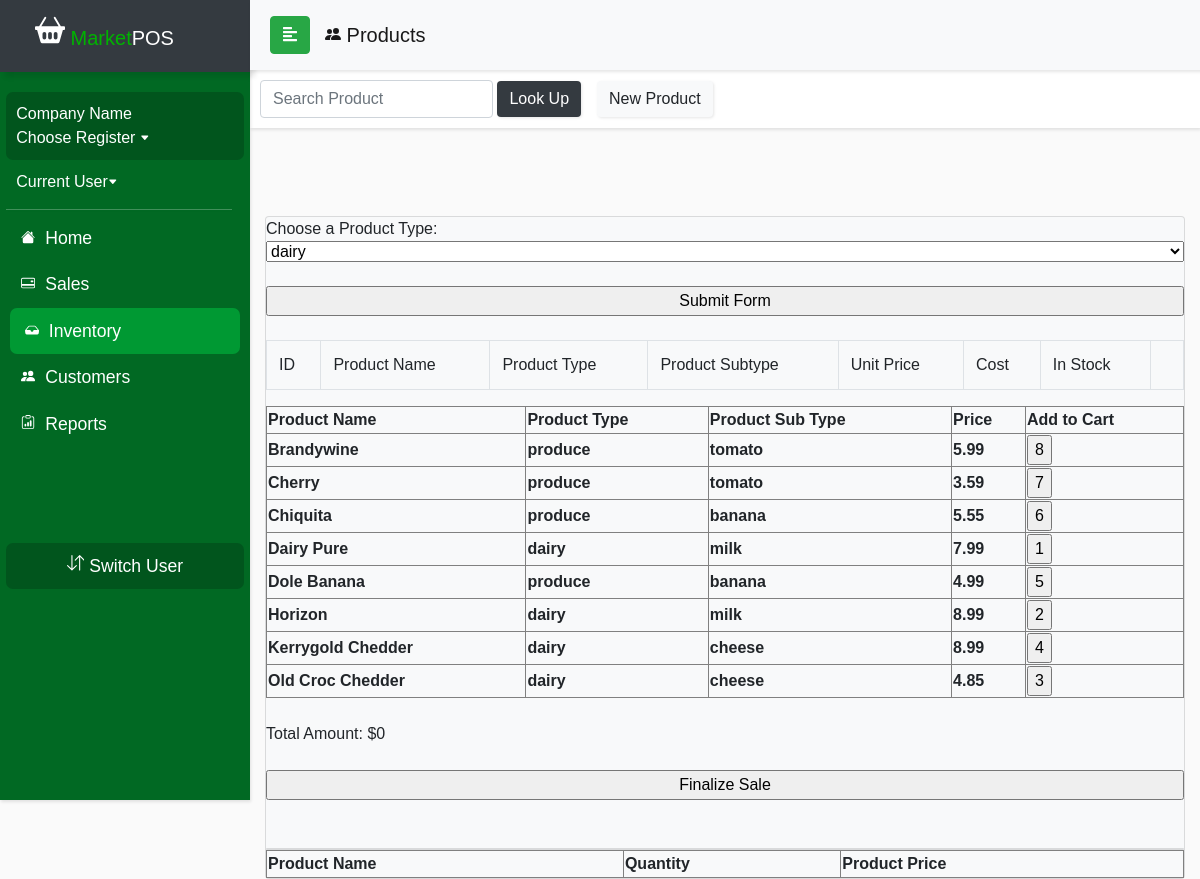
The page /currentDraft/productview.php on the database as committed earlier.
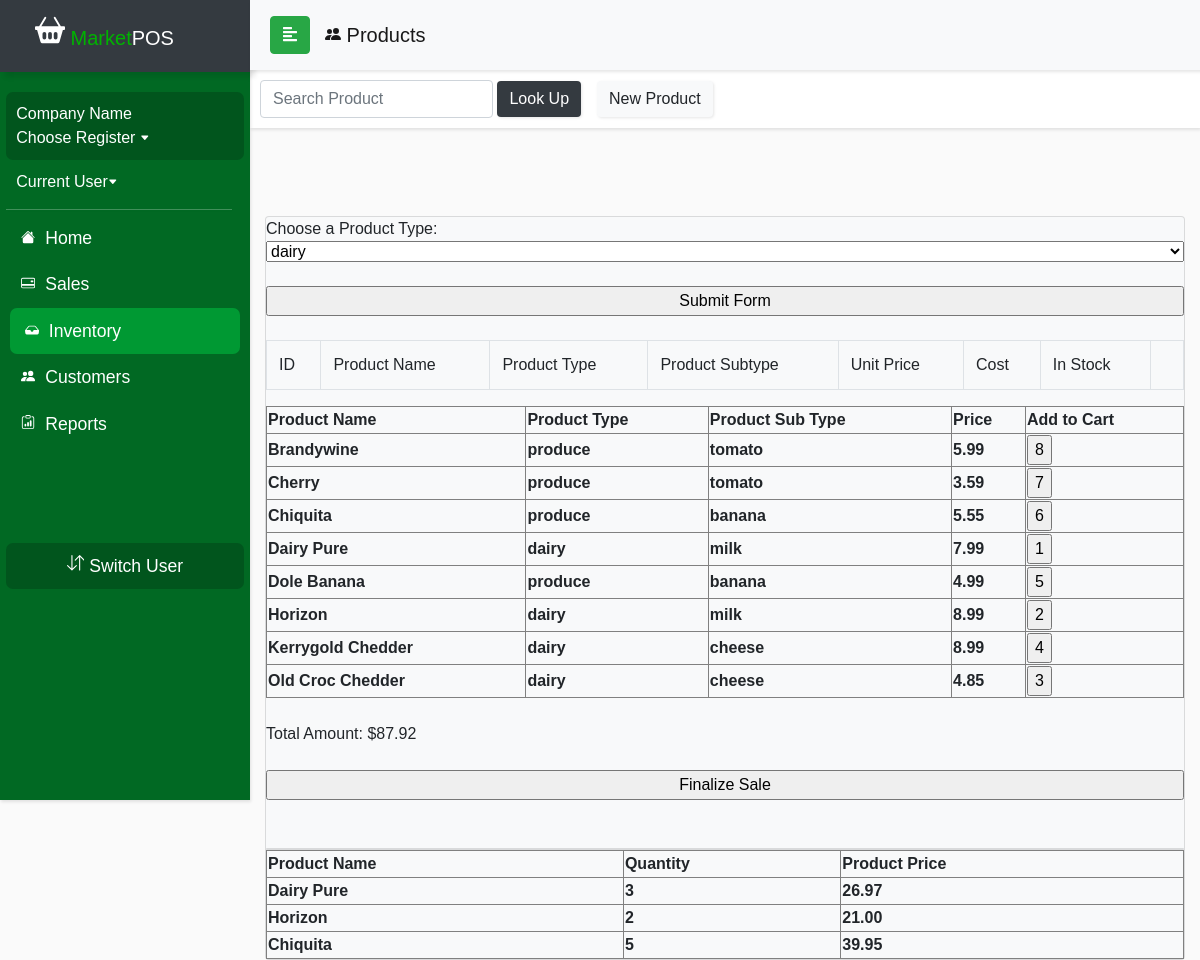
The same page on the database as committed later.
### tables this page shows
CREATE TABLE `product_inventory` (
  `product_id` int(11) NOT NULL,
  `productName` varchar(50) NOT NULL,
  `productType` varchar(50) NOT NULL,
  `productSubType` varchar(50) NOT NULL,
  `unit_price` float NOT NULL,
  `cost` float NOT NULL,
  `in_stock` int(11) NOT NULL,
  `vendor_id` int(11) DEFAULT NULL,
  `OID` int(11) DEFAULT NULL
);

CREATE TABLE `cart` (
  `cart_id` int(11) NOT NULL,
  `CID` int(11) DEFAULT NULL,
  `qty` int(11) NOT NULL,
  `discount` varchar(50) NOT NULL,
  `cart_purchase` tinyint(1) DEFAULT NULL,
  `product_id` int(11) DEFAULT NULL
);

### currentDraft/productTypeWithTable.php (the view, shortened to what the changed rows need)
<?php
    include_once('config.php');
    if(isset($_GET['productSubType'])) {
        $query = "SELECT * FROM product_inventory WHERE productSubType = '".$_GET['productSubType']."' AND in_stock != 0 ORDER BY productName";
    }
    else if(isset($_GET['productType'])) {
        $query = "SELECT * FROM product_inventory WHERE productType = '".$_GET['productType']."' AND in_stock != 0 ORDER BY productName";
    } else
        $query = "SELECT * FROM product_inventory WHERE in_stock != 0 ORDER BY productName";
    $result = mysqli_query($conn, $query) or die("Execution Failed");
    $tableCode = "<table border='1' name='product'>";
    $tableCode .= "<tr> <th>Product Name</th> <th>Product Type</th> <th>Product Sub Type</th> <th>Price</th> <th>Add to Cart</th> </tr>";
    while($row = mysqli_fetch_assoc($result)) {
        $tableCode .= "<tr> <th>".$row['productName']."</th> <th>".$row['productType']."</th> <th>"
        .$row['productSubType']."</th><th>".$row['unit_price']."</th><th><input type='submit' name='addToCart' value=".$row['product_id']."
        ></th> </tr>";
    }
    $tableCode .= "</table>";
?>

### currentDraft/productview.php (shortened to what the changed rows need)
<!DOCTYPE html>
<html>
<head>
  <link rel="stylesheet" href="css/bootstrap.min.css">
  <link rel="stylesheet" href="userStyle2.css">
  <link rel="stylesheet" href="css/jquery.mCustomScrollbar.min.css">
</head>
<body>
 <nav id="sidebar">
        <div class="sidebar-header bg-dark">
            <h1><span><a class="navbar-brand relative-top" href="indexDraft.php">
                        <span style="color: #00b300"> Market</span>POS</a></h1>
        </div>
    </nav>
  <div id="content">
    <div class="container justify-content-center" id="formscreen">
      <div class="row">
        <div class="col m-auto">
          <div class="card mt-5 bg-light">
            <table class="table table-bordered">
              <tr>
              </tr>
              <?php include('productForm.php') ?>
              <div class='card mt-5 bg-light'>
              </div>
            </table>
          </div>
        </div>
      </div>
    </div>
</body>
</html>

### currentDraft/joinCart.php (shortened to what the changed rows need)
<br>
<?php
    include_once('config.php');
    $query = "SELECT product_inventory.productName, product_inventory.cost, cart.qty FROM product_inventory
              INNER JOIN cart ON product_inventory.product_id=cart.product_id";
    $result = mysqli_query($conn, $query) or die("Execution Failed");
    $cartCode = "<table border='1' name='product'>";
    $cartCode .= "<tr> <th>Product Name</th> <th>Quantity</th> <th>Product Price</th> </tr>";
    while($row = mysqli_fetch_assoc($result)) {
        $newCost = $row['qty'] * $row['cost'];
        $format = number_format($newCost, 2);
        $cartCode .= "<tr> <th>".$row['productName']."</th> <th>".$row['qty']."</th> <th>".$format."</th> </tr>";
    }
    echo($cartCode);
?>
<br>

Rows that differ between the two databases and show on the page:
added cart: product.productName "Dairy Pure", qty "3", qty.cost "26.97"
added cart: product.productName "Horizon", qty "2", qty.cost "21.00"
added cart: product.productName "Chiquita", qty "5", qty.cost "39.95"
Other text that changed with them:
text written by a page script: "Choose a Product Type: Total Amount: $0" → "Choose a Product Type: Total Amount: $87.92"
